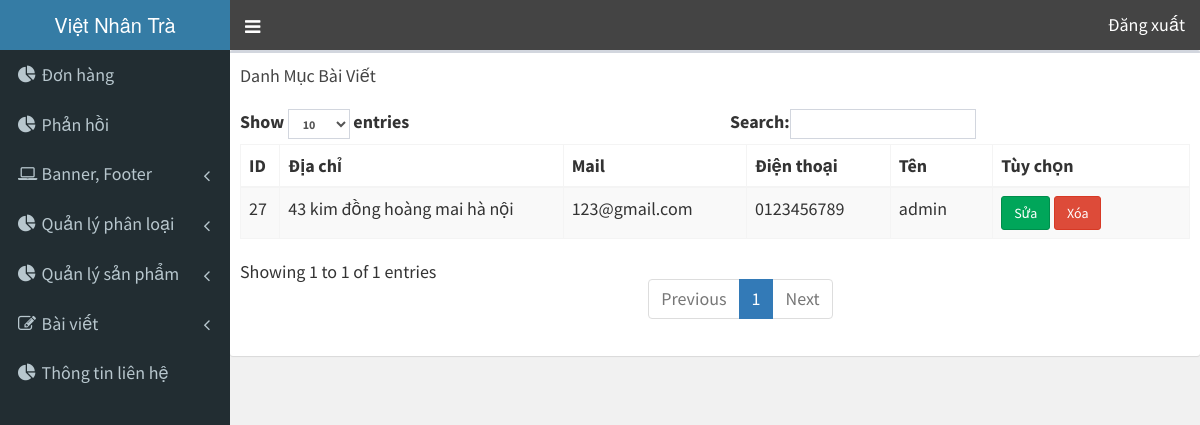
The app's page /admin/index.php?page=lien_he (signed in) with its own data.
### tables this page shows
CREATE TABLE `lien_he` (
  `id_lh` int(11) NOT NULL,
  `dia_chi` varchar(100) NOT NULL,
  `mail` varchar(100) NOT NULL,
  `dien_thoai` varchar(20) NOT NULL,
  `ten_ht` varchar(100) NOT NULL
);

### admin/lien_he/lien_he.php (the view, shortened to what this page needs)
<?php
    $q = "SELECT COUNT(id_lh) FROM lien_he";
    $count = $conn->query($q);
    foreach ($count as $r){
        $bv = $r[0];
    }
    if($bv>0){
?>
<div class="box">
    <div class="box-header">
        <h3 class="box-title">Danh Mục Bài Viết</h3>
    </div>
    <div class="box-body">
        <table id="example1" class="table table-bordered table-striped">
            <thead>
            <tr>
                <th style="width: 4%;">ID</th>
                <th style="width: 21%;">Địa chỉ</th>
                <th style="width: 10%;">Mail</th>
                <th style="width: 8.5%;">Điện thoại</th>
                <th style="width: 8.5%;">Tên</th>
                <th style="width:15%;">Tùy chọn</th>
            </tr>
            </thead>
            <tbody>
            <?php
                $query = "SELECT id_lh, dia_chi, mail, dien_thoai, ten_ht FROM lien_he WHERE 1";
                $rows = $conn->query($query);
                foreach($rows as $cot){
                  echo "<tr>"
                      . "<td>$cot[0]</td>"
                      . "<td>$cot[1]</td>"
                      . "<td>$cot[2]</td>"
                      . "<td>$cot[3]</td>"
                      . "<td>$cot[4]</td>"
                      . "<td><a href='index.php?page=sua_lien_he&id=$cot[0]' class='btn btn-success'>Sửa</a> "
                      . "<a href='#' onclick='check($cot[0])' class='btn btn-danger'>Xóa</a></td>"
                      ."</tr>";
                  }
            ?>
            </tbody>
        </table>
    </div>
</div>
<?php
    } else {
        header('location:index.php?page=them_lien_he');
    }
?>

### records on screen
lien_he: id_lh "27", dia_chi "43 kim đồng hoàng mai hà nội", mail "123@gmail.com", dien_thoai "0123456789", ten_ht "admin"
